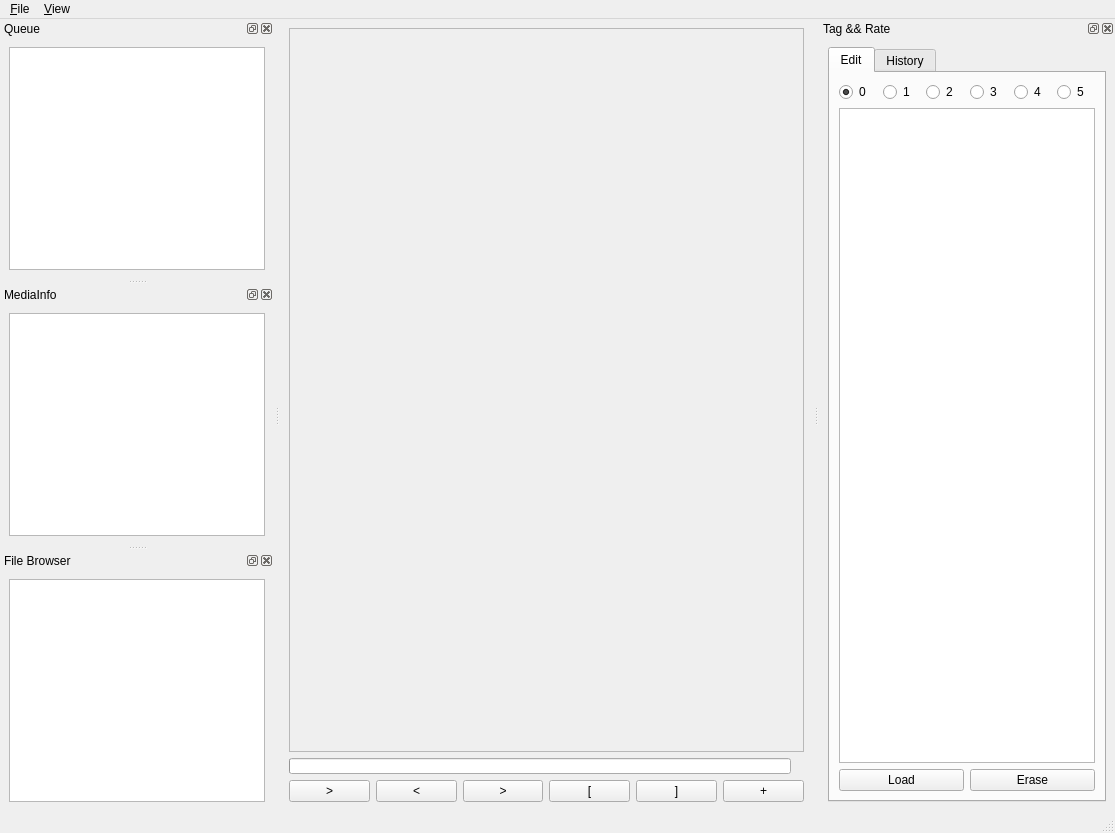
<?xml version="1.0" encoding="UTF-8"?>
<ui version="4.0">
 <class>MainWindow</class>
 <widget class="QMainWindow" name="MainWindow">
  <property name="windowModality">
   <enum>Qt::NonModal</enum>
  </property>
  <property name="geometry">
   <rect>
    <x>0</x>
    <y>0</y>
    <width>1115</width>
    <height>833</height>
   </rect>
  </property>
  <property name="acceptDrops">
   <bool>true</bool>
  </property>
  <property name="windowTitle">
   <string>pyTagEdit</string>
  </property>
  <property name="unifiedTitleAndToolBarOnMac">
   <bool>false</bool>
  </property>
  <widget class="QWidget" name="centralwidget">
   <layout class="QVBoxLayout" name="verticalLayout">
    <item>
     <widget class="QFrame" name="render_frame">
      <property name="sizePolicy">
       <sizepolicy hsizetype="Preferred" vsizetype="Preferred">
        <horstretch>0</horstretch>
        <verstretch>0</verstretch>
       </sizepolicy>
      </property>
      <property name="frameShape">
       <enum>QFrame::StyledPanel</enum>
      </property>
      <property name="frameShadow">
       <enum>QFrame::Raised</enum>
      </property>
      <layout class="QVBoxLayout" name="verticalLayout_8">
       <property name="sizeConstraint">
        <enum>QLayout::SetDefaultConstraint</enum>
       </property>
      </layout>
     </widget>
    </item>
    <item>
     <layout class="QVBoxLayout" name="player_control_box">
      <item>
       <layout class="QHBoxLayout" name="progress_box" stretch="0,0">
        <property name="sizeConstraint">
         <enum>QLayout::SetMaximumSize</enum>
        </property>
        <item>
         <widget class="QProgressBar" name="player_progress_bar">
          <property name="sizePolicy">
           <sizepolicy hsizetype="Expanding" vsizetype="Maximum">
            <horstretch>0</horstretch>
            <verstretch>0</verstretch>
           </sizepolicy>
          </property>
          <property name="baseSize">
           <size>
            <width>0</width>
            <height>0</height>
           </size>
          </property>
          <property name="mouseTracking">
           <bool>false</bool>
          </property>
          <property name="maximum">
           <number>100</number>
          </property>
          <property name="value">
           <number>0</number>
          </property>
          <property name="textVisible">
           <bool>false</bool>
          </property>
         </widget>
        </item>
        <item>
         <widget class="QLabel" name="player_time_curr_label">
          <property name="sizePolicy">
           <sizepolicy hsizetype="Preferred" vsizetype="Maximum">
            <horstretch>0</horstretch>
            <verstretch>0</verstretch>
           </sizepolicy>
          </property>
          <property name="baseSize">
           <size>
            <width>0</width>
            <height>20</height>
           </size>
          </property>
          <property name="text">
           <string/>
          </property>
          <property name="textFormat">
           <enum>Qt::PlainText</enum>
          </property>
         </widget>
        </item>
       </layout>
      </item>
      <item>
       <layout class="QHBoxLayout" name="controls_box">
        <property name="sizeConstraint">
         <enum>QLayout::SetMinimumSize</enum>
        </property>
        <item>
         <widget class="QPushButton" name="btn_pause">
          <property name="text">
           <string>&gt;</string>
          </property>
         </widget>
        </item>
        <item>
         <widget class="QPushButton" name="btn_frame_step_back">
          <property name="text">
           <string>&lt;</string>
          </property>
         </widget>
        </item>
        <item>
         <widget class="QPushButton" name="btn_frame_step">
          <property name="text">
           <string>&gt;</string>
          </property>
         </widget>
        </item>
        <item>
         <widget class="QPushButton" name="btn_section_open">
          <property name="text">
           <string>[</string>
          </property>
         </widget>
        </item>
        <item>
         <widget class="QPushButton" name="btn_section_close">
          <property name="text">
           <string>]</string>
          </property>
         </widget>
        </item>
        <item>
         <widget class="QPushButton" name="btn_section_add">
          <property name="text">
           <string>+</string>
          </property>
         </widget>
        </item>
       </layout>
      </item>
     </layout>
    </item>
   </layout>
  </widget>
  <widget class="QMenuBar" name="menubar">
   <property name="geometry">
    <rect>
     <x>0</x>
     <y>0</y>
     <width>1115</width>
     <height>29</height>
    </rect>
   </property>
   <widget class="QMenu" name="menu_File">
    <property name="title">
     <string>&amp;File</string>
    </property>
   </widget>
   <widget class="QMenu" name="menu_View">
    <property name="title">
     <string>&amp;View</string>
    </property>
   </widget>
   <addaction name="menu_File"/>
   <addaction name="menu_View"/>
  </widget>
  <widget class="QStatusBar" name="statusbar"/>
  <widget class="QDockWidget" name="dockWidget_queue">
   <property name="autoFillBackground">
    <bool>false</bool>
   </property>
   <property name="floating">
    <bool>false</bool>
   </property>
   <property name="features">
    <set>QDockWidget::AllDockWidgetFeatures</set>
   </property>
   <property name="windowTitle">
    <string>Queue</string>
   </property>
   <attribute name="dockWidgetArea">
    <number>1</number>
   </attribute>
   <widget class="QWidget" name="dockWidgetContents_3">
    <layout class="QVBoxLayout" name="verticalLayout_2">
     <item>
      <widget class="QListView" name="listView_Queue"/>
     </item>
    </layout>
   </widget>
  </widget>
  <widget class="QDockWidget" name="dockWidget_mediaInfo">
   <property name="windowTitle">
    <string>MediaInfo</string>
   </property>
   <attribute name="dockWidgetArea">
    <number>1</number>
   </attribute>
   <widget class="QWidget" name="dockWidgetContents_4">
    <layout class="QVBoxLayout" name="verticalLayout_7">
     <item>
      <widget class="QPlainTextEdit" name="plainTextEdit"/>
     </item>
    </layout>
   </widget>
  </widget>
  <widget class="QDockWidget" name="dockWidget_fileBrowser">
   <property name="windowTitle">
    <string>File Browser</string>
   </property>
   <attribute name="dockWidgetArea">
    <number>1</number>
   </attribute>
   <widget class="QWidget" name="dockWidgetContents">
    <layout class="QVBoxLayout" name="verticalLayout_3">
     <item>
      <widget class="QTreeView" name="treeView_fileBrowser"/>
     </item>
    </layout>
   </widget>
  </widget>
  <widget class="QDockWidget" name="dockWidget_tagRate">
   <property name="windowTitle">
    <string>Tag &amp;&amp; Rate</string>
   </property>
   <attribute name="dockWidgetArea">
    <number>2</number>
   </attribute>
   <widget class="QWidget" name="dockWidgetContents_2">
    <layout class="QVBoxLayout" name="verticalLayout_4">
     <item>
      <widget class="QTabWidget" name="tabWidget_tagRate">
       <property name="tabShape">
        <enum>QTabWidget::Rounded</enum>
       </property>
       <property name="currentIndex">
        <number>0</number>
       </property>
       <property name="tabsClosable">
        <bool>false</bool>
       </property>
       <widget class="QWidget" name="tab_edit">
        <attribute name="title">
         <string>Edit</string>
        </attribute>
        <layout class="QVBoxLayout" name="verticalLayout_6">
         <item>
          <layout class="QHBoxLayout" name="horizontalLayout_rateBtns">
           <property name="sizeConstraint">
            <enum>QLayout::SetMinimumSize</enum>
           </property>
           <item>
            <widget class="QRadioButton" name="radioButton_rate0">
             <property name="baseSize">
              <size>
               <width>0</width>
               <height>0</height>
              </size>
             </property>
             <property name="text">
              <string>0</string>
             </property>
             <property name="checked">
              <bool>true</bool>
             </property>
            </widget>
           </item>
           <item>
            <widget class="QRadioButton" name="radioButton_rate1">
             <property name="text">
              <string>1</string>
             </property>
            </widget>
           </item>
           <item>
            <widget class="QRadioButton" name="radioButton_rate2">
             <property name="text">
              <string>2</string>
             </property>
            </widget>
           </item>
           <item>
            <widget class="QRadioButton" name="radioButton_rate3">
             <property name="text">
              <string>3</string>
             </property>
            </widget>
           </item>
           <item>
            <widget class="QRadioButton" name="radioButton_rate4">
             <property name="text">
              <string>4</string>
             </property>
            </widget>
           </item>
           <item>
            <widget class="QRadioButton" name="radioButton_rate5">
             <property name="text">
              <string>5</string>
             </property>
            </widget>
           </item>
          </layout>
         </item>
         <item>
          <widget class="QListView" name="listView_tags"/>
         </item>
         <item>
          <layout class="QHBoxLayout" name="horizontalLayout_tagActions">
           <item>
            <widget class="QPushButton" name="pushButton_2">
             <property name="text">
              <string>Load</string>
             </property>
            </widget>
           </item>
           <item>
            <widget class="QPushButton" name="pushButton">
             <property name="text">
              <string>Erase</string>
             </property>
            </widget>
           </item>
          </layout>
         </item>
        </layout>
       </widget>
       <widget class="QWidget" name="tab_history">
        <attribute name="title">
         <string>History</string>
        </attribute>
        <layout class="QVBoxLayout" name="verticalLayout_5">
         <item>
          <widget class="QListView" name="listView"/>
         </item>
        </layout>
       </widget>
      </widget>
     </item>
    </layout>
   </widget>
  </widget>
 </widget>
 <resources/>
 <connections/>
</ui>
